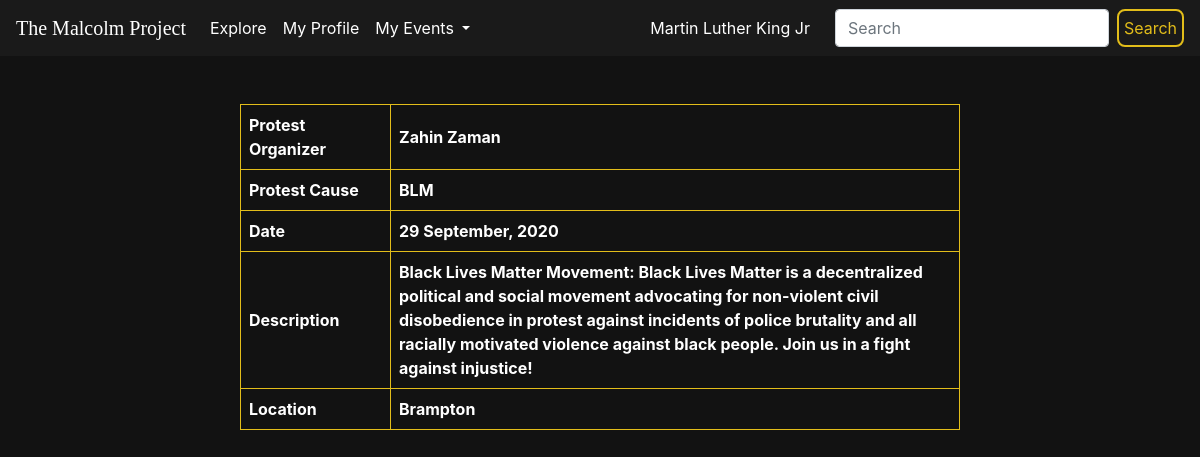
Page /event/1 (signed in) on the committed database.
### app.py (models this page shows, shortened)
class User(db.Model):
    id = db.Column(db.Integer, primary_key = True)
    fname = db.Column(db.String(150))
    lname = db.Column(db.String(150))
    email = db.Column(db.String(150))
    pword = db.Column(db.String(150))
    events = db.relationship("Event", backref = "user")

class Event(db.Model):
    id = db.Column(db.Integer, primary_key = True)
    userid = db.Column(db.Integer, db.ForeignKey("user.id"))
    cause = db.Column(db.String(500))
    description = db.Column(db.String(5000))
    addr = db.Column(db.String(500))
    addr_lat = db.Column(db.Float())
    addr_long = db.Column(db.Float())
    date = db.Column(db.DateTime)

### app.py (the view)
@app.route("/event/<event_id>")
def event(event_id):
    foundEvent = Event.query.filter_by(id = event_id).first()
    foundUser = User.query.filter_by(id = foundEvent.userid).first()
    fname = ""
    lname = ""
    events = []
    if "email" in session:
        currUser = User.query.filter_by(email = session["email"]).first()
        fname = currUser.fname
        lname = currUser.lname
        events = currUser.events
    return render_template("event.html", fname = fname, lname = lname, events = events, user = str(foundUser.fname + " " + foundUser.lname), cause = foundEvent.cause, description = foundEvent.description, addr = foundEvent.addr, addr_lat = foundEvent.addr_lat, addr_long = foundEvent.addr_long, date = foundEvent.date.strftime("%d %B, %Y"))

### templates/event.html (shortened to what this page needs)
{% extends "base.html" %}
{% block name %}{{fname}} {{lname}}{% endblock %}
{% block content %}
    <div style="width: 60%; margin: 0 auto; padding-top: 20px; padding-bottom: 20px;">
        <table>
            <tr>
                <th width = 150px>
                    Protest Organizer
                </th>
                <th>
                    {{user}}
                </th>
            </tr>
            <tr>
                <th>
                    Protest Cause
                </th>
                <th>
                    {{cause}}
                </th>
            </tr>
            <tr>
                <th>
                    Date
                </th>
                <th>
                    {{date}}
                </th>
            </tr>
            <tr>
                <th>
                    Description
                </th>
                <th>
                    {{description}}
                </th>
            </tr>
            <tr>
                <th>
                    Location
                </th>
                <th>
                    {{addr}}
                </th>
            </tr>
        </table>
    </div>
    <div id="googleMap" style="margin: 0 auto; width:60%; height:400px;"></div>
{% endblock %}

### static/styles_base.css (style rules this page uses)
body { background-color: rgb(18, 18, 18); }
table { color: white; border-collapse: collapse; width: 100%; }
td, th { border: 1px solid rgb(226, 189, 26); text-align: left; padding: 8px; }

### rows in the picture
User: fname "Martin", lname "Luther King Jr"
Event: cause "BLM", description "Black Lives Matter Movement: Black Lives Matter is a decentralized political and social movement advocating for non-violent civil disobedience in protest against incidents of police brutality and all racially motivated violence against black people. Join us in a fight against injustice!", addr "Brampton"

### other values in the picture
{{ user }} "Zahin Zaman"
{{ date }} "29 September, 2020"
